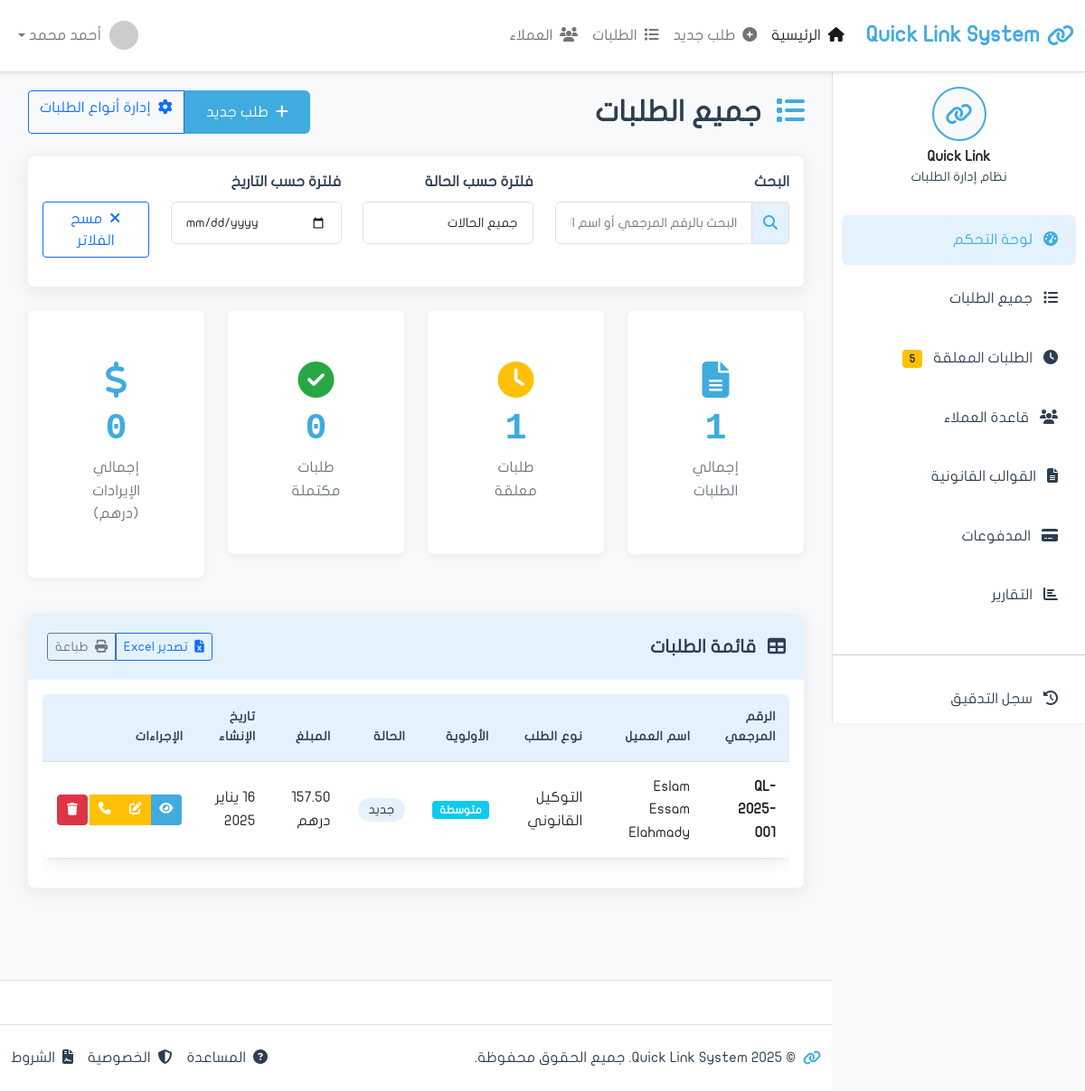
Before: /requests/list/ with the older database file.
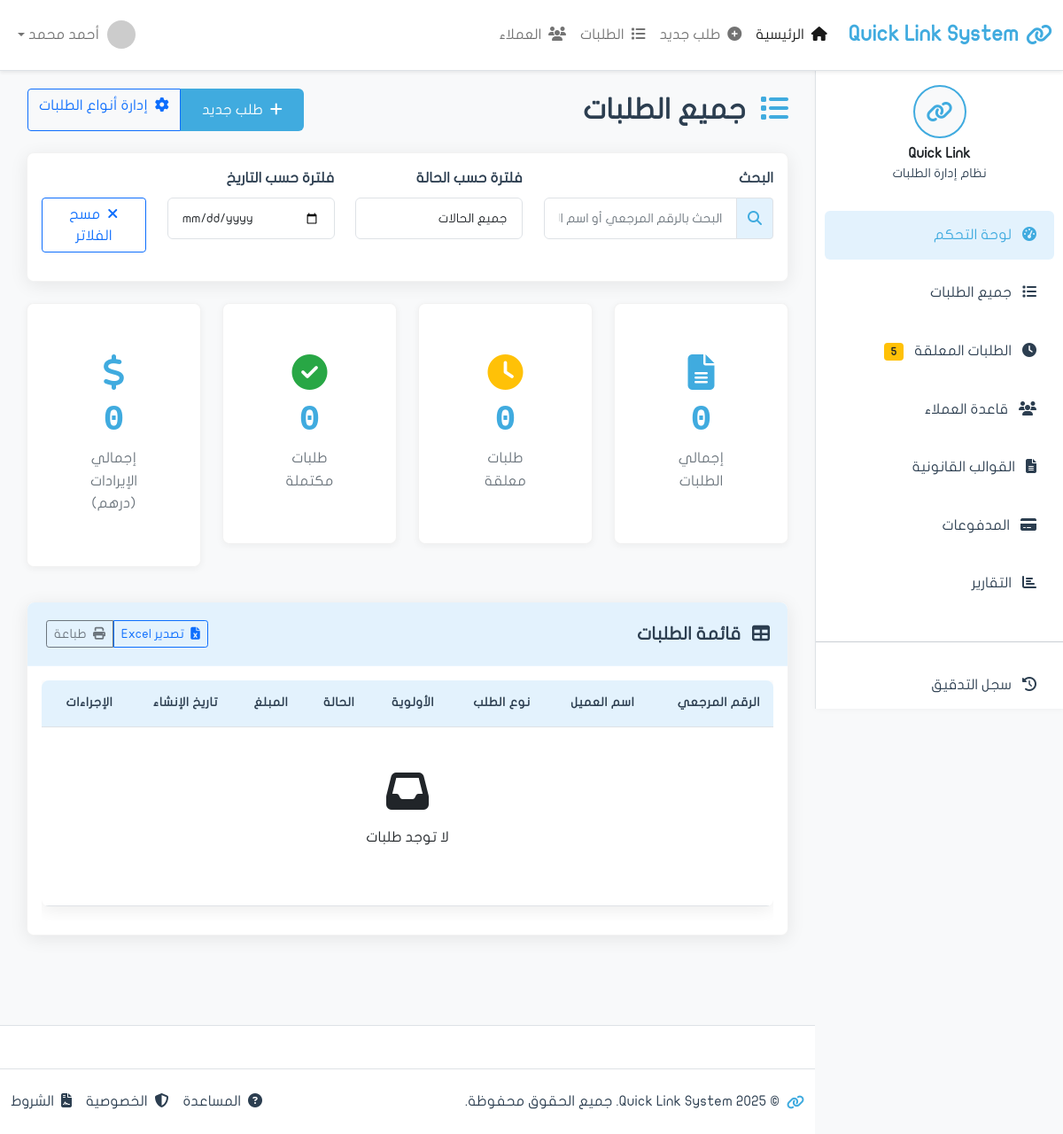
After: the same page with the newer database file.
### apps/requests/models.py (models this page shows, shortened)
class Request(models.Model):
    reference_number = models.CharField(
        'الرقم المرجعي',
        max_length=20,
        unique=True,
        editable=False
    )  # QL-2025-001
    customer = models.ForeignKey(
        'clients.Customer',
        on_delete=models.PROTECT,
        related_name='requests',
        verbose_name='العميل'
    )
    request_type = models.ForeignKey(
        'RequestType',
        on_delete=models.PROTECT,
        related_name='requests',
        verbose_name='نوع الطلب',
        null=True,  # للتوافق مع البيانات القديمة
        blank=True
    )
    request_type_legacy = models.CharField(
        'نوع الطلب (قديم)',
        max_length=100,
        blank=True,
        null=True
    )
    status = models.CharField(
        'الحالة',
        max_length=20,
        choices=RequestStatus.choices,
        default=RequestStatus.NEW
    )
    priority = models.CharField('الأولوية', max_length=20, choices=[
        ('low', 'منخفضة'),
        ('medium', 'متوسطة'),
        ('high', 'عالية'),
        ('urgent', 'عاجلة'),
    ], default='medium')
    template = models.ForeignKey(
        'Template',
        on_delete=models.PROTECT,
        related_name='requests',
        verbose_name='القالب القانوني',
        null=True,
        blank=True
    )
    needs_approval = models.BooleanField('يحتاج موافقة', default=True)
    approved_by = models.ForeignKey(
        'auth.User',
        on_delete=models.SET_NULL,
        null=True,
        blank=True,
        related_name='approved_requests',
        verbose_name='تمت الموافقة من'
    )
    approved_at = models.DateTimeField('تاريخ الموافقة', null=True, blank=True)
    rejected_by = models.ForeignKey(
        'auth.User',
        on_delete=models.SET_NULL,
        null=True,
        blank=True,
        related_name='rejected_requests',
        verbose_name='تم الرفض من'
    )
    rejected_at = models.DateTimeField('تاريخ الرفض', null=True, blank=True)
    rejection_reason = models.TextField('سبب الرفض', blank=True)
    submission_date = models.DateField('تاريخ التقديم', null=True, blank=True)
    due_date = models.DateField('تاريخ الاستحقاق', null=True, blank=True)
    completion_date = models.DateTimeField('تاريخ الإكمال', null=True, blank=True)
    total_amount = models.DecimalField('المبلغ الإجمالي', max_digits=10, decimal_places=2, default=0)
    is_paid = models.BooleanField('مدفوع', default=False)
    payment_method = models.CharField('طريقة الدفع', max_length=50, blank=True)
    description = models.TextField('الوصف', blank=True)
    notes = models.TextField('ملاحظات', blank=True)
    internal_notes = models.TextField('ملاحظات داخلية', blank=True)
    checklist_completed = models.BooleanField('Checklist مكتمل', default=False)
    identity_verified = models.BooleanField('الهوية موثقة', default=False)
    template_selected = models.BooleanField('القالب محدد', default=False)
    payment_confirmed = models.BooleanField('الدفع مؤكد', default=False)
    created_at = models.DateTimeField('تاريخ الإنشاء', auto_now_add=True)
    updated_at = models.DateTimeField('آخر تحديث', auto_now=True)
    created_by = models.ForeignKey(
        'auth.User',
        on_delete=models.SET_NULL,
        null=True,
        related_name='requests_created',
        verbose_name='تم الإنشاء بواسطة'
    )
    assigned_to = models.ForeignKey(
        'auth.User',
        on_delete=models.SET_NULL,
        null=True,
        blank=True,
        related_name='assigned_requests',
        verbose_name='مسند إلى'
    )
    is_deleted = models.BooleanField('محذوف', default=False)
    deleted_at = models.DateTimeField('تاريخ الحذف', null=True, blank=True)
    deleted_by = models.ForeignKey(
        'auth.User',
        on_delete=models.SET_NULL,
        null=True,
        blank=True,
        related_name='requests_deleted',
        verbose_name='تم الحذف بواسطة'
    )
    class Meta:
        verbose_name = 'طلب'
        verbose_name_plural = 'الطلبات'
        ordering = ['-created_at']
        permissions = [
            ('approve_request', 'يمكنه الموافقة على الطلبات'),
            ('reject_request', 'يمكنه رفض الطلبات'),
            ('can_delete_request', 'يمكنه حذف الطلبات'),
            ('view_all_requests', 'يمكنه رؤية جميع الطلبات'),
        ]
        indexes = [
            models.Index(fields=['reference_number']),
            models.Index(fields=['status']),
            models.Index(fields=['created_at']),
        ]

class RequestType(models.Model):
    name_arabic = models.CharField('الاسم بالعربية', max_length=200)
    name_english = models.CharField('الاسم بالإنجليزية', max_length=200, blank=True)
    code = models.CharField('الرمز', max_length=50, unique=True, editable=False)
    category = models.ForeignKey(
        'RequestCategory',
        on_delete=models.PROTECT,
        related_name='request_types',
        verbose_name='الفئة',
        null=True,  # للتوافق المؤقت
        blank=True
    )
    description = models.TextField('الوصف', blank=True)
    default_price = models.DecimalField('السعر الافتراضي', max_digits=10, decimal_places=2, default=420.00)
    is_active = models.BooleanField('نشط', default=True)
    display_order = models.IntegerField('ترتيب العرض', default=0)
    usage_count = models.IntegerField('عدد الاستخدامات', default=0)
    created_at = models.DateTimeField('تاريخ الإنشاء', auto_now_add=True)
    updated_at = models.DateTimeField('آخر تحديث', auto_now=True)
    created_by = models.ForeignKey('auth.User', on_delete=models.SET_NULL, null=True, blank=True)
    class Meta:
        verbose_name = 'نوع طلب'
        verbose_name_plural = 'أنواع الطلبات'
        ordering = ['display_order', 'name_arabic']

### apps/clients/models.py (models this page shows, shortened)
class Customer(models.Model):
    full_name = models.CharField('الاسم الرباعي', max_length=200)
    full_name_english = models.CharField('الاسم بالإنجليزية', max_length=200, blank=True)
    emirates_id = models.CharField(
        'رقم الهوية',
        max_length=18,
        unique=True,
        validators=[
            RegexValidator(
                regex=r'^784-\d{4}-\d{7}-\d{1}$',
                message='رقم الهوية يجب أن يكون بصيغة: 784-XXXX-XXXXXXX-X'
            )
        ]
    )
    date_of_birth = models.DateField('تاريخ الميلاد')
    nationality = models.CharField('الجنسية', max_length=100, default='الإمارات')
    gender = models.CharField('الجنس', max_length=10, choices=[
        ('male', 'ذكر'),
        ('female', 'أنثى'),
    ])
    phone = models.CharField('رقم الجوال', max_length=20)
    email = models.EmailField('البريد الإلكتروني', blank=True)
    address = models.TextField('العنوان', blank=True)
    occupation = models.CharField('المهنة', max_length=100, blank=True)
    company_name = models.CharField('اسم الشركة', max_length=200, blank=True)
    created_at = models.DateTimeField('تاريخ الإنشاء', auto_now_add=True)
    updated_at = models.DateTimeField('آخر تحديث', auto_now=True)
    created_by = models.ForeignKey(
        'auth.User',
        on_delete=models.SET_NULL,
        null=True,
        related_name='customers_created',
        verbose_name='تم الإنشاء بواسطة'
    )
    is_active = models.BooleanField('نشط', default=True)
    is_verified = models.BooleanField('موثق', default=False)
    notes = models.TextField('ملاحظات', blank=True)
    class Meta:
        verbose_name = 'عميل'
        verbose_name_plural = 'العملاء'
        ordering = ['-created_at']
        indexes = [
            models.Index(fields=['emirates_id']),
            models.Index(fields=['full_name']),
            models.Index(fields=['phone']),
        ]

### apps/requests/views.py (the view)
# urls.py: path('', views.list, name='list'),
def list(request):
    from django.db.models import Sum
    status_filter = request.GET.get('status')
    search_query = request.GET.get('q')
    date_filter = request.GET.get('date')
    requests_list = Request.objects.filter(is_deleted=False).select_related(
        'customer', 'created_by', 'template'
    )
    if status_filter and status_filter != 'all':
        requests_list = requests_list.filter(status=status_filter)
    if search_query:
        requests_list = requests_list.filter(
            models.Q(reference_number__icontains=search_query) |
            models.Q(customer__full_name__icontains=search_query)
        )
    if date_filter:
        requests_list = requests_list.filter(created_at__date=date_filter)
    requests_list = requests_list.order_by('-created_at')
    paginator = Paginator(requests_list, 20)  # 20 طلب لكل صفحة
    page = request.GET.get('page', 1)
    try:
        page_obj = paginator.page(page)
    except PageNotAnInteger:
        page_obj = paginator.page(1)
    except EmptyPage:
        page_obj = paginator.page(paginator.num_pages)
    total_count = Request.objects.filter(is_deleted=False).count()
    pending_count = Request.objects.filter(
        status__in=['new', 'in_review'],
        is_deleted=False
    ).count()
    completed_count = Request.objects.filter(status='completed', is_deleted=False).count()
    total_revenue = Payment.objects.filter(status='paid').aggregate(
        total=Sum('amount')
    )['total'] or 0
    context = {
        'page_title': 'جميع الطلبات',
        'page_obj': page_obj,
        'total_count': total_count,
        'pending_count': pending_count,
        'completed_count': completed_count,
        'total_revenue': total_revenue,
    }
    return render(request, 'requests/list.html', context)

### apps/requests/templates/requests/list.html (shortened to what the changed rows need)
{% extends 'base.html' %}
{% load static %}
{% block content %}
            <div class="d-flex justify-content-between align-items-center mb-4">
                <h2 class="mb-0">
                    <i class="fas fa-list me-2 text-primary"></i>
                    جميع الطلبات
                </h2>
            </div>
            <div class="row mb-4">
                <div class="col-xl-3 col-md-6 mb-3">
                    <div class="card stats-card">
                        <div class="card-body text-center">
                            <i class="fas fa-file-alt icon-large text-primary"></i>
                            <div class="stats-number">{{ total_count|default:0 }}</div>
                            <div class="stats-label">إجمالي الطلبات</div>
                        </div>
                    </div>
                </div>
                <div class="col-xl-3 col-md-6 mb-3">
                    <div class="card stats-card">
                        <div class="card-body text-center">
                            <i class="fas fa-clock icon-large text-warning"></i>
                            <div class="stats-number">{{ pending_count|default:0 }}</div>
                            <div class="stats-label">طلبات معلقة</div>
                        </div>
                    </div>
                </div>
            </div>
            <div class="card shadow-custom">
                <div class="card-body">
                    <div class="table-responsive">
                        <table class="table table-hover" id="requestsTable">
                            <thead>
                                <tr>
                                    <th>الرقم المرجعي</th>
                                    <th>اسم العميل</th>
                                    <th>نوع الطلب</th>
                                    <th>الأولوية</th>
                                    <th>الحالة</th>
                                    <th>المبلغ</th>
                                    <th>تاريخ الإنشاء</th>
                                    <th>الإجراءات</th>
                                </tr>
                            </thead>
                            <tbody>
                                {% if page_obj %}
                                    {% for req in page_obj %}
                                <tr>
                                    <td><strong>{{ req.reference_number }}</strong></td>
                                    <td>{{ req.customer.full_name }}</td>
                                    <td>
                                        {% if req.request_type %}
                                            {{ req.request_type.name_arabic }}
                                        {% else %}
                                            غير محدد
                                        {% endif %}
                                    </td>
                                    <td>
                                        <span class="badge
                                            {% if req.priority == 'urgent' %}bg-danger
                                            {% elif req.priority == 'high' %}bg-warning
                                            {% elif req.priority == 'medium' %}bg-info
                                            {% else %}bg-secondary{% endif %}">
                                            {{ req.get_priority_display }}
                                        </span>
                                    </td>
                                    <td>
                                        <span class="status-badge
                                            {% if req.status == 'new' %}status-new
                                            {% elif req.status == 'in_review' or req.status == 'processing' %}status-inprogress
                                            {% elif req.status == 'completed' or req.status == 'paid' %}status-completed
                                            {% elif req.status == 'cancelled' or req.status == 'rejected' %}status-cancelled
                                            {% else %}status-new{% endif %}">
                                            {{ req.get_status_display }}
                                        </span>
                                    </td>
                                    <td>{{ req.total_amount|default:"0" }} درهم</td>
                                    <td>{{ req.created_at|date:"d يناير Y" }}</td>
                                    <td>
                                        <div class="btn-group" role="group">
                                            <a href="{% url 'requests:detail' req.id %}" class="btn btn-action btn-view" title="عرض التفاصيل">
                                                <i class="fas fa-eye"></i>
                                            </a>
                                            {% if req.status == 'new' or req.status == 'in_review' %}
                                                <a href="{% url 'requests:edit' req.id %}" class="btn btn-action btn-edit" title="تعديل">
                                                    <i class="fas fa-edit"></i>
                                                </a>
                                            {% endif %}
                                            <a href="{% url 'chat:room' %}?customer_id={{ req.customer.id }}" class="btn btn-action btn-warning" title="اتصال WhatsApp">
                                                <i class="fas fa-phone"></i>
                                            </a>
                                            {% if req.status == 'new' or req.status == 'in_review' or req.status == 'cancelled' %}
                                                <form method="post" action="{% url 'requests:delete' req.id %}" style="display: inline;">
                                                    <button type="submit" class="btn btn-action btn-danger" title="حذف">
                                                        <i class="fas fa-trash"></i>
                                                    </button>
                                                </form>
                                            {% endif %}
                                        </div>
                                    </td>
                                </tr>
                                    {% endfor %}
                                {% else %}
                                <tr>
                                    <td colspan="9" class="text-center text-muted py-5">
                                        <i class="fas fa-inbox fa-3x mb-3 d-block"></i>
                                        <p>لا توجد طلبات</p>
                                    </td>
                                </tr>
                                {% endif %}
                            </tbody>
                        </table>
                    </div>
                </div>
            </div>
{% endblock content %}

Changed rows visible on the page:
no longer on this page (row edited): Request: reference_number "QL-2025-001", customer.full_name "Eslam Essam Elahmady", request_type.name_arabic "التوكيل القانوني", priority "متوسطة", status "جديد", total_amount "157.50", created_at "16 يناير 2025"
Other visible differences:
{{ total_count|default:0 }}: "1" → "0"
{{ pending_count|default:0 }}: "1" → "0"
text now shown: "لا توجد طلبات"
